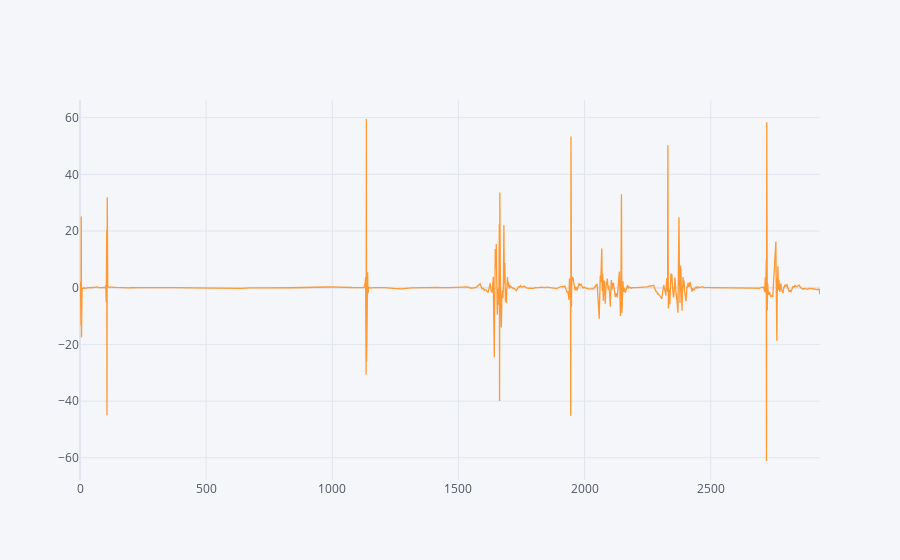

The notebook cell this image was saved under:
### Markdown cell above
## Détection de défaults avec le résultat

### Code cell
# test rec variations
rec_v = [0] + [rec[i] - rec[i-1] for i in range(1,len(rec))]
fig = pd.Series(rec_v).iplot(asFigure=True)
fig.show()

### Figure 1 — Plotly figure (JSON) as saved in the notebook; plotly's stock layout.template omitted (floating-point values rounded to 4 significant figures; data arrays with more than 128 entries replaced by an {"elided": "..."} marker saying what was removed)
{"data": [{"line": {"color": "rgba(255, 153, 51, 1.0)", "dash": "solid", "shape": "linear", "width": 1.3}, "mode": "lines", "name": "None", "text": "", "type": "scatter", "x": {"elided": "2934 int values"}, "y": {"elided": "2934 float values"}}], "layout": {"legend": {"bgcolor": "#F5F6F9", "font": {"color": "#4D5663"}}, "paper_bgcolor": "#F5F6F9", "plot_bgcolor": "#F5F6F9", "title": {"font": {"color": "#4D5663"}}, "xaxis": {"gridcolor": "#E1E5ED", "showgrid": true, "tickfont": {"color": "#4D5663"}, "title": {"font": {"color": "#4D5663"}, "text": ""}, "zerolinecolor": "#E1E5ED"}, "yaxis": {"gridcolor": "#E1E5ED", "showgrid": true, "tickfont": {"color": "#4D5663"}, "title": {"font": {"color": "#4D5663"}, "text": ""}, "zerolinecolor": "#E1E5ED"}}}
